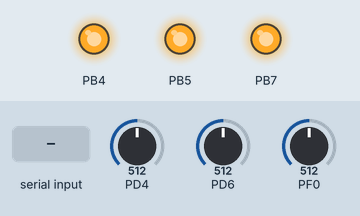
Simulated run of this program. Board: ATmega32U4, built with avr-gcc and emulated at 16 MHz. Parts: output pins drawn as LEDs (lit = HIGH). The test bench sets the inputs (shaded band); at power-on: PF0 = 512, PD4 = 512, PD6 = 512. What the program prints to the serial monitor is not drawn.

Above: at 1.2 s.
1.3 s: PF0 set to 508
3.6 s: "1" received over Serial
6.6 s: "0" received over Serial
8.1 s: PF0 set to 390
9.6 s: "2" received over Serial
Timing chart, 0 to 12.6 s (numbered marks = the images above; inputs shaded):
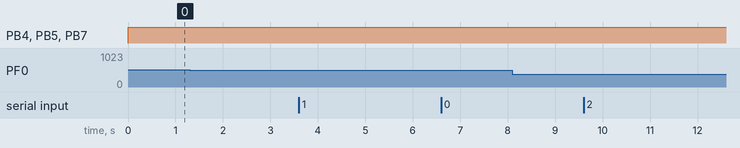

Measured:
- after the input at 1.3 s, every drawn part: stays the same
- after the input at 3.6 s, every drawn part: stays the same
- after the input at 6.6 s, every drawn part: stays the same
- after the input at 8.1 s, every drawn part: stays the same
- after the input at 9.6 s, every drawn part: stays the same

The program:

main.c
```c
/**
* @file		 main.c
* @brief	 Partie du projet Motrik qui sera utilisé afin de mesurer la température avec le LM65.
* @author	 Thomas Desrosiers
* @version	 2.1
* @date		 2022/02/11

* @mainpage  MOTRIK_capt-temperature
* @author 	 Thomas Desrosiers
* @section   MainSection1 Description
			 Partie du projet Motrik qui sera utilisé afin de mesurer la température avec le LM65.
*/

#define F_CPU 16000000UL
#include <avr/io.h>
#include <avr/interrupt.h>
#include <stdio.h>
#include <math.h>
#include "adc.h"
#include "usart.h"


/**********
 * DEFINE *
 **********/
#define FILTRE_SIZE 100
#define FILTRE_ECART_MAX 5

#define DEL_B_INIT()	(DDRB |= (1<<4)) //initialise PB4 comme étant une sortie. (del bleue)
#define DEL_J_INIT()	(DDRB |= (1<<5)) //initialise PB5 comme étant une sortie. (del jaune)
#define DEL_R_INIT()	(DDRB |= (1<<7)) //initialise PB7 comme étant une sortie. (del rouge)
#define DEL_B_SET(a)	(PORTB = (PORTB & ~(1<<4)) | ((a && 1) << 4)) //État de la del bleue.
#define DEL_J_SET(a)	(PORTB = (PORTB & ~(1<<5)) | ((a && 1) << 5)) //État de la del jaune.
#define DEL_R_SET(a)	(PORTB = (PORTB & ~(1<<7)) | ((a && 1) << 7)) //État de la del rouge.

#define CAPT_1	0
#define CAPT_2	1
#define CAPT_3	2

/************
 * VARIABLE *
 ************/
volatile uint8_t cntDixMs = 0;
volatile uint8_t dixMSFlag = 0;
uint8_t msgTemp[4] = {'<',1,0,'>'};
uint8_t msgTemp2[4] = {'<',2,0,'>'};
uint8_t msgTemp3[4] = {'<',3,0,'>'};
uint16_t adcValTemp = 0;
uint16_t adcValTemp2 = 0;
uint16_t adcValTemp3 = 0;
float temperatureAcquisition = 0;
float temperatureFiltered = 0;
float temperatureAcquisition2 = 0;
float temperatureFiltered2 = 0;
float temperatureAcquisition3 = 0;
float temperatureFiltered3 = 0;
uint8_t tblFlag = 0;
uint8_t tblFlag2 = 0;
uint8_t tblFlag3 = 0;
float tblData[FILTRE_SIZE];
float tblData2[FILTRE_SIZE];
float tblData3[FILTRE_SIZE];
uint8_t tblIndex = 0;
uint8_t tblIndex2 = 0;
uint8_t tblIndex3 = 0;
float valFiltre = 0;
float valFiltre2 = 0;
float valFiltre3 = 0;


/******************
 *      ENUM      *
 * STRUCT & UNION *
 ******************/


/**************************
 * PROTOTYPES DE FONCTION *
 **************************/
/**
 * @brief  Fonction d'initialisation du timer 0 avec une période de 1ms.
 */
void timer1Init();

/**
 *@brief  Fonction qui regroupe l'initialisation des différents I/O et des librairies.
 */
void miscInit(void);

/**
 * @brief  		   Fonction qui remplis un tableau de données et retourne la moyenne de ces valeurs.
 * @param tempRaw  Valeur brut mesurée et calculer depuis l'ADC.
 * @return 		   Moyenne calculée depuis le tableau.
 */
float filtreFenetre(float tempRaw, uint8_t temp);


/********
 * MAIN *
 ********/
int main(void)
{
	miscInit();
	while (1)
	{
		if (dixMSFlag) // Flag qui est vrai à chaque 10ms.
		{
			dixMSFlag = 0;
			adcValTemp = adcGetValue(CAPT_1); // Lecture du canal 1 du ADC.
			temperatureFiltered = filtreFenetre(temperatureAcquisition,CAPT_1);
			//sprintf(msgTemp, "Temperature-#%d: %d %0.1f \n\r", (CAPT_1+1), adcValTemp, temperatureAcquisition/*, temperatureFiltered*/); // Conversion de la mesure de température en string.
			//usartSendString(msgTemp);
			msgTemp[2] = (uint8_t)temperatureFiltered;
			usartSendBytes(msgTemp,4);
			///////////////////////////////////////////////////////////////////////////////////////////////////////////////////////////////////////////////////
			//adcValTemp2 = adcGetValue(CAPT_2); // Lecture du canal 1 du ADC.
			//temperatureFiltered2 = filtreFenetre(temperatureAcquisition2,CAPT_2);
			////sprintf(msgTemp2, "Temperature-#%d: %d %0.1f \n\r", (CAPT_2+1), adcValTemp2, temperatureAcquisition2/*, temperatureFiltered2*/); // Conversion de la mesure de température en string.
			////usartSendString(msgTemp2);
			//msgTemp2[2] = (uint8_t)temperatureAcquisition2;
			//usartSendBytes(msgTemp2,4);
			/////////////////////////////////////////////////////////////////////////////////////////////////////////////////////////////////////////////////////
			//adcValTemp3 = adcGetValue(CAPT_3); // Lecture du canal 1 du ADC.
			//temperatureFiltered3 = filtreFenetre(temperatureAcquisition3,CAPT_3);
			////sprintf(msgTemp3, "Temperature-#%d: %d %0.1f \n\r", (CAPT_3+1), adcValTemp3, temperatureAcquisition3/*, temperatureFiltered*/); // Conversion de la mesure de température en string.
			////usartSendString(msgTemp3);
			//msgTemp3[2] = (uint8_t)temperatureAcquisition3;
			//usartSendBytes(msgTemp3,4);
		}
		temperatureAcquisition = ((1023.00-((float)adcValTemp ))-189.64)/4; // Puisque le capteur de température est un capteur linéaire, 22 à été obtenu en prenant une valeur en début et en la divisant par un nombre qui nous permet d'arriver à la température actuelle.
		///////////////////////////////////////////////////////////////////////////////////////////////////////////////////////////////////////////////////
		//temperatureAcquisition2 = ((1023.00-((float)adcValTemp2 )));
		/////////////////////////////////////////////////////////////////////////////////////////////////////////////////////////////////////////////////////
		//temperatureAcquisition3 = ((1023.00-((float)adcValTemp3 )));
	}
}


/****************
 * INTERRUPTION *
 ****************/
/**
 *@brief  Le timer 1 est initialisé à 1ms. à chaques 1ms, cntDixFlag mesure est HAUT et après 10ms(10 x 1ms) cntDixFlag est HAUT.
 */
ISR(TIMER1_COMPA_vect)
{
	cntDixMs++;
	if (cntDixMs >= 10)
	{
		cntDixMs -= 10;
		dixMSFlag = 1; //À chaque 10ms. Ce flag sera utilisé pour changer les valeurs envoyés par les capteurs.
	}
}


/************************
 * DÉFINITION FONCTIONS *
 ************************/
void miscInit(void)
{
	DEL_B_INIT();
	DEL_J_INIT();
	DEL_R_INIT();
	DEL_B_SET(1);
	DEL_J_SET(1);
	DEL_R_SET(1);
	timer1Init(); // Initialisation du timers #1.
	adcInit();	  // Initialisation du adc.
	usartInit(1000000, F_CPU);
	for (uint8_t i = 0; i < FILTRE_SIZE; i++)
	{
		tblData[i] = 0;
	}
}

void timer1Init()
{
	// TCCR1A : COM1A1 COM1A0 COM1B1 COM1B0 COM1C1 COM1C0 WGM11 WGM10
	// TCCR1B: ICNC1 ICES1 – WGM13 WGM12 CS12 CS11 CS10
	// TIMSK1: – – ICIE1 – OCIE1C OCIE1B OCIE1A TOIE1
	TCCR1B = (1 << WGM12);				 // mode CTC.
	TCCR1B |= (1 << CS11) | (1 << CS10); // Prescaler de 64.
	TIMSK1 |= (1 << OCIE1A);			 // Output Compare A Match Interrupt Enable.
	OCR1A = 250 - 1;					 // 62.5ns * 64 * 250 = 1ms.
	sei();
}

float filtreFenetre(float tempRaw, uint8_t temp)
{
	float returnValue = 0;
	switch(temp)
	{
	case 0:
		if (tblIndex >= FILTRE_SIZE)
		{
			tblFlag = 1;
			tblIndex = 0;
		}
		if (!tblFlag)
		{
			tblData[tblIndex++] = tempRaw;
		}
		if (tblFlag)
		{

			for (uint8_t i = 0; i < FILTRE_SIZE; i++)
			{
				valFiltre += tblData[i];
			}
			valFiltre /= FILTRE_SIZE;
			if (((tempRaw - valFiltre) < FILTRE_ECART_MAX) && ((valFiltre - tempRaw) < FILTRE_ECART_MAX))
			{
				tblData[tblIndex++] = tempRaw;
			}
		}
		else
		{
			valFiltre = 0;
		}
		returnValue = valFiltre;
		break;
	case 1:
		if (tblIndex2 >= FILTRE_SIZE)
		{
			tblFlag2 = 1;
			tblIndex2 = 0;
		}
		if (!tblFlag2)
		{
			tblData2[tblIndex2++] = tempRaw;
		}
		if (tblFlag2)
		{

			for (uint8_t i = 0; i < FILTRE_SIZE; i++)
			{
				valFiltre2 += tblData2[i];
			}
			valFiltre2 /= FILTRE_SIZE;
			if (((tempRaw - valFiltre2) < FILTRE_ECART_MAX) && ((valFiltre2 - tempRaw) < FILTRE_ECART_MAX))
			{
				tblData2[tblIndex2++] = tempRaw;
			}
		}
		else
		{
			valFiltre2 = 0;
		}
		returnValue = valFiltre2;
		break;
	case 2:
		if (tblIndex3 >= FILTRE_SIZE)
		{
			tblFlag3 = 1;
			tblIndex3 = 0;
		}
		if (!tblFlag3)
		{
			tblData3[tblIndex3++] = tempRaw;
		}
		if (tblFlag3)
		{

			for (uint8_t i = 0; i < FILTRE_SIZE; i++)
			{
				valFiltre3 += tblData3[i];
			}
			valFiltre3 /= FILTRE_SIZE;
			if (((tempRaw - valFiltre3) < FILTRE_ECART_MAX) && ((valFiltre3 - tempRaw) < FILTRE_ECART_MAX))
			{
				tblData3[tblIndex3++] = tempRaw;
			}
		}
		else
		{
			valFiltre3 = 0;
		}
		returnValue = valFiltre3;
		break;
	}
	return returnValue;
}
```

adc.c
```c
/**
 * @file 	 adc.c
 * @brief 	 Librairie ADC qui comprend les fonctions d'initialisation et de transmission de la valeur lu vers le main (getter). La converssion se déclanche manuellement larsque l'on appel la fonction adcGetValue().
 * @author 	 Thomas Desrosiers
 * @version  1.1
 * @date 	 2022/02/11
 */

#include <avr/io.h>
#include <avr/interrupt.h>
#include "adc.h"

uint16_t _adcVal[2];

void adcInit()
{
	// ADMUX = REFS1 REFS0 ADLAR MUX4 MUX3 MUX2 MUX1 MUX0
	// ADCSRA = ADEN ADSC ADATE ADIF ADIE ADPS2 ADPS1 ADPS0
	// ADCSRB = ADHSM ACME MUX5 – ADTS3 ADTS2 ADTS1 ADTS0
	// DIDR0 = ADC7D ADC6D ADC5D ADC4D - - ADC1D ADC0D
	// DIDR2 = - - ADC13D ADC12D ADC11D ADC10D ADC9D ADC8D
	ADMUX = (1 << REFS0);								   // Vcc Voltage Reference | ADC Right Adjust Result | Input ADC0.
	ADCSRA = (1 << ADEN) | (1 << ADPS2) /* | (1<<ADPS1)*/; // ADC Enable | ADC Prescaler \16.
	ADCSRB = (1 << ADHSM);								   // ADC High Speed Mode.
	DIDR0 = 0b00000001; // entrée numérique désactivée pour le ADC0 / ADC1.
	//DIDR2 = 0b00000011; // entrée numérique désactivée pour le ADC8 / ADC9.
}

uint16_t adcGetValue(uint8_t canal)
{
	ADMUX &= ~1; // ADC0 - CAPT1
	ADCSRB &= ~0b00100000; // ADC0 - CAPT1
	ADCSRA |= (1 << ADSC);
	while (ADCSRA & (1 << ADSC));	   // Ligne qui permet d'attendre qui la mesure soit terminée.
	_adcVal[0] = (ADCL | (ADCH << 8)); // Mesure de ADC0 - CAPT1
	//ADMUX |= 0b00100000;				   // ADC8 - CAPT2
	ADCSRB |= 0b00100000;				   // ADC8 - CAPT2
	ADCSRA |= (1 << ADSC);
	while (ADCSRA & (1 << ADSC));	   // Ligne qui permet d'attendre qui la mesure soit terminée.
	_adcVal[1] = (ADCL | (ADCH << 8)); // Mesure de ADC8 - CAPT2
	ADMUX &= ~1; // ADC0 - CAPT1
	ADMUX |= 0b00000001;				   // ADC9 - CAPT3
	ADCSRB |= 0b00100000;				   // ADC9 - CAPT3
	ADCSRA |= (1 << ADSC);
	while (ADCSRA & (1 << ADSC));	   // Ligne qui permet d'attendre qui la mesure soit terminée.
	_adcVal[2] = (ADCL | (ADCH << 8)); // Mesure de ADC9 - CAPT3
	return _adcVal[canal];			   // Retourne la valeur de ADC 0, 8 ou 9 en fopnction de la valeur de canal.
}
```

adc.h
```c
/**
 * @file 	 adc.h
 * @brief 	 Librairie ADC qui comprend les fonctions d'initialisation et de transmission de la valeur lu vers le main (getter). La converssion se déclanche manuellement larsque l'on appel la fonction adcGetValue().
 * @author 	 Thomas Desrosiers
 * @version  1.1
 * @date 	 2022/02/11
 */

#ifndef ADC_H_
#define ADC_H_

#define _NB_POINTS_MAX 400

/**
 * @brief  Fonction d'initialisation du ADC.
 */
void adcInit();

/**
 * @brief         Fonction qui permet au main.c d'acceder au tableau d'entiers correspondant au canal choisi en paramètre.
 * @param  canal  Prend la valeur de 0, 1 ou de 2 tout dépendant du canal dont l'on souhaite connaitre la valeur.
 * @return        Retourne le tableau correspondant au canal choisi en paramètre.
 */
uint16_t adcGetValue(uint8_t canal);

#endif /* ADC_H_ */
```

usart.c
```c
/**
 * @file 	 usart.c
 * @brief 	 Librairie que permet d'assurer l'envoie et la réception de données à l'aide du protocole de communication USART. La taille du buffer de réception et de transmission sont réglables en fonction de RX_BUFFER_SIZE et de TX_BUFFER_SIZE présents dans le fichier usart.h..
 * @author 	 Thomas Desrosiers
 * @version  1.1
 * @date 	 2021/05/02
 */

#include <avr/io.h>
#include <avr/interrupt.h>
#include "usart.h"

// Déclaration des variables nécessaires à la réception.
volatile uint8_t _rxBuffer[RX_BUFFER_SIZE]; // Tableau d'integer qui contient les donnés reçus et qui à la taille de RX_BUFFER_SIZE (16).
volatile uint16_t _rxBufferIn = 0;			// rxBufferIn est incrémenté à chaque fois qu'une nouvelle donnée est placée dans rxBuffer.
uint8_t _rxBufferOut = 0;					// rxBufferOut est incrémenté à chaque fois qu'une donnée est est sortie de rxBuffer.
volatile uint8_t _rxCnt = 0;

// Déclaration des variables nécessaires à la transmission.
volatile uint8_t _txBuffer[TX_BUFFER_SIZE]; // Tableau d'integer qui contient les donnés reçus et qui à la taille de RX_BUFFER_SIZE (16).
volatile uint8_t _txBufferOut = 0;			// txBufferOut est incrémenté à chaque fois qu'une donnée est sortie de txBuffer.
uint16_t _txBufferIn = 0;					// txBufferIn est incrémenté à chaque fois qu'une nouvelle donnée est placée dans txBuffer.
volatile uint8_t _txCnt = 0;				// txCnt est un compteurs qui permet de savoir combien de données

/**
 * @brief Interruption nécessaires à la réception. Le buffer de réception est remplis avec la valeur de UDR1.
 */
ISR(USART1_RX_vect)
{
	_rxCnt++;
	_rxBuffer[_rxBufferIn++] = UDR1;
	if (_rxBufferIn >= RX_BUFFER_SIZE) // Si la limite du buffer est atteinte rxBufferIn retourne à 0 et les premières donnés (les plus ancienne) sont écrasés.
		_rxBufferIn = 0;
}

/**
 * @brief Interruption nécessaires à la transmission. Le buffer de transmission est vidé en donnant à UDR1 la valeur de l'octet à envoyer.
 */
ISR(USART1_UDRE_vect)
{
	if (!_txCnt)
		UCSR1B &= ~(1 << UDRIE1); // Permet de sortir de l'interruption lorsqu'on sort du if de transmission c'est à dire lorsqu'il n'y a plus aucun caractère à transmettre.
	else
	{
		_txCnt--;
		UDR1 = _txBuffer[_txBufferOut++];
		if (_txBufferOut >= TX_BUFFER_SIZE)
			_txBufferOut = 0;
	}
}

void usartInit(uint32_t baudRate, uint32_t fcpu)
{
	if (baudRate >= 115200)
	{
		UCSR1A |= (1 << U2X1);
		UBRR1 = ((fcpu >> 3) / baudRate) - 0.5; // Calcul de UDRR1 la vitesse en fonction de baudrate en paramètre de la fonction.
	}
	else
	{
		UCSR1A &= ~(1 << U2X1);
		UBRR1 = ((fcpu >> 4) / baudRate) - 0.5; // Calcul de UDRR1 la vitesse en fonction de baudrate en paramètre de la fonction.
	}
	UCSR1B |= ((1 << RXEN1) | (1 << TXEN1)); // Active RX et TX.
	sei();
	UCSR1B |= (1 << RXCIE1);
	UCSR1B |= (1 << UDRIE1);
}

uint8_t usartRemRxData(void)
{
	uint8_t rxData = 0;
	if (_rxCnt) // Si rxCnt est suppérieur à 0 c'est qu'il reste des données dans le buffer de réception.
	{
		cli(); // Arrêt des interruption le temps de modifier rxCnt afin d'éviter tout conflit.
		_rxCnt--;
		sei();
		rxData = _rxBuffer[_rxBufferOut++]; // Les donnés précedement placés dans rxBuffer sont placés unes à unes dans rxData afin de vider rxBuffer. Lorsque rxBufferOut est = à rxBufferIn c'est que tout à été affiché.
		if (_rxBufferOut >= RX_BUFFER_SIZE)
			_rxBufferOut = 0;
	}
	return rxData; // rxData est la donnée la plus ancienne dans rxBuffer.
}

uint8_t usartRxAvailable(void)
{
	return _rxCnt; // rxCnt augmente quand une donnée est placée dans le buffer de réception et diminue lorsque des données en sont retirés.
}

uint8_t usartSendByte(uint8_t u8Data)
{
	if (_txCnt >= TX_BUFFER_SIZE)
		return 1;
	_txCnt++;
	_txBuffer[_txBufferIn++] = u8Data; // La donnée contenue par byteSend est placé dans le buffer de transmission.
	if (_txBufferIn >= TX_BUFFER_SIZE)
		_txBufferIn = 0;	 // Si plus de données sont reçu qu'il n'y en à qui sont envoyer, txBufferIn retourne à 0.
	UCSR1B |= (1 << UDRIE1); // UDRIE1 est mis à 1 ce qui a pour effet de générer l'interruption USART1_UDRE_vect dans laquelle la transmission de caractère sera effectuée.
	return 0;
}

uint8_t usartSendBytes(const uint8_t *source, uint8_t size)
{
	for (uint8_t i = 0; i < size; i++)
	{
		if (usartSendByte(source[i]))
			return i;
	}
	return size;
}

uint8_t usartSendString(const char *str)
{
	uint8_t nbChar = 0;
	for (uint8_t i = 0; str[i]; i++)
	{
		if (usartSendByte(str[i])) // Appel de la fonction usartSendByte afin d'envoyer un à un les caractères qui composent la string reçu.
			return i;
		nbChar++;
	}
	return nbChar;
}
```

usart.h
```c
/**
 * @file 	 usart.h
 * @brief 	 Librairie que permet d'assurer l'envoie et la réception de données à l'aide du protocole de communication USART. La taille du buffer de réception et de transmission sont réglables en fonction de RX_BUFFER_SIZE et de TX_BUFFER_SIZE présents dans le fichier usart.h..
 * @author 	 Thomas Desrosiers
 * @version  1.1
 * @date 	 2021/05/02
 */

#ifndef USART_H_
#define USART_H_

#define RX_BUFFER_SIZE 64
#define TX_BUFFER_SIZE 64

/**
 * @brief           Fonction qui permet d'initialiser la communication USART en activant TXEN1 (TRANSMISSION) et RXEN1 (RECEPTION) du registre UCSR1B.
 * @param baudRate  Vitesse de communication en baud désirée.
 * @param fcpu      Fréquence du CPU.
 */
void usartInit(uint32_t baudRate, uint32_t fcpu);

/**
 * @brief   Fonction qui "vide" le buffer de reception en retirant la plus ancienne donnée dans le buffer de rÉception et en retournant cette même donnée.
 * @return  L'octet le plus ancien dans rxBuffer.
 */
uint8_t usartRemRxData(void);

/**
 * @brief   Fonction qui indique si de nouvelles données sont en attente d'être traités.
 * @return  Nombre d'octet présents dans le buffer de réception.
 */
uint8_t usartRxAvailable(void);

/**
 * @brief         Fonction qui envoie un octet en le plaçant dans txBuffer et en générant l'interruption de transmission.
 * @param u8Data  L'octet à transmettre.
 * @return        0 si tout c'est bien déroulé, sinon 1.
 */
uint8_t usartSendByte(uint8_t u8Data);

/**
 * @brief         Fonction qui envoie un tableau d'octects.
 * @param source  Pointeur vers le tableau de donnés à envoyer.
 * @param size    Nombre d'éléments du tableau qui seront transmis.
 * @return        Nombre d'octet transmis.
 */
uint8_t usartSendBytes(const uint8_t * source, uint8_t size);

/**
 * @brief      Fonction qui permet la transmission de string complète et ce, à l'aide de la fonction usartSendByte.
 * @param str  Pointeur vers la chaine de caractère à envoyer.
 * @return     Nombre de caractère transmis.
 */
uint8_t usartSendString(const char * str);

#endif /* USART_H_ */
```
